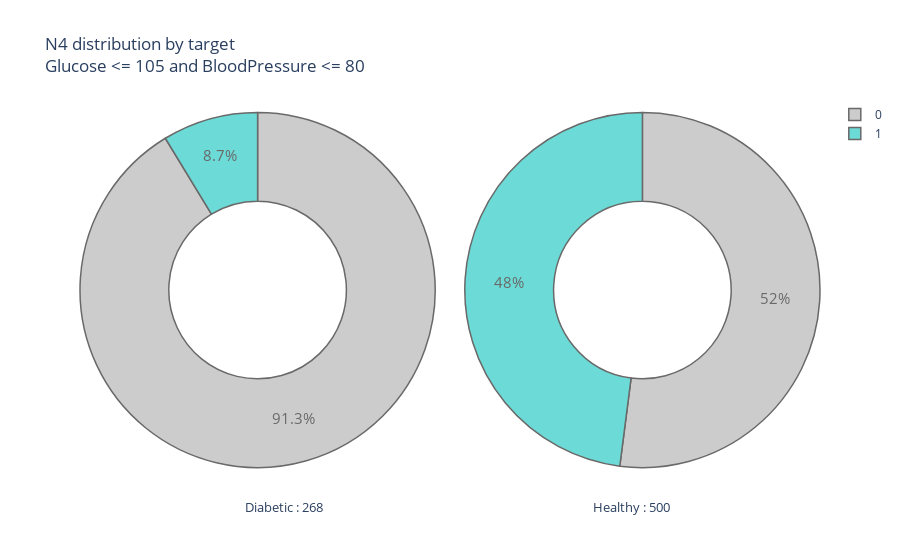

The cell this chart's notebook holds for it:
### Code cell
plot_pie('N4', 'Glucose <= 105 and BloodPressure <= 80')

### Figure 1 — Plotly figure (JSON) as saved in the notebook; plotly's stock layout.template omitted (floating-point values rounded to 4 significant figures)
{"data": [{"domain": {"x": [0, 0.48]}, "hole": 0.5, "hoverinfo": "label+percent+name+value", "labels": [0, 1], "marker": {"colors": ["Silver", "mediumturquoise", "#CF5C36", "lightblue", "magenta", "#FF5D73", "#F2D7EE", "mediumturquoise"], "line": {"width": 1.5}}, "name": "Diabetic", "opacity": 0.8, "textfont": {"size": 15}, "type": "pie", "values": [63, 6]}, {"domain": {"x": [0.52, 1]}, "hole": 0.5, "hoverinfo": "label+percent+name+value", "labels": [0, 1], "marker": {"line": {"width": 1.5}}, "name": "Healthy", "opacity": 0.8, "textfont": {"size": 15}, "type": "pie", "values": [64, 59]}], "layout": {"annotations": [{"font": {"size": 13}, "showarrow": false, "text": "Diabetic : 268", "x": 0.22, "y": -0.1}, {"font": {"size": 13}, "showarrow": false, "text": "Healthy : 500", "x": 0.8, "y": -0.1}], "title": {"text": "N4 distribution by target <br>Glucose <= 105 and BloodPressure <= 80"}}}
